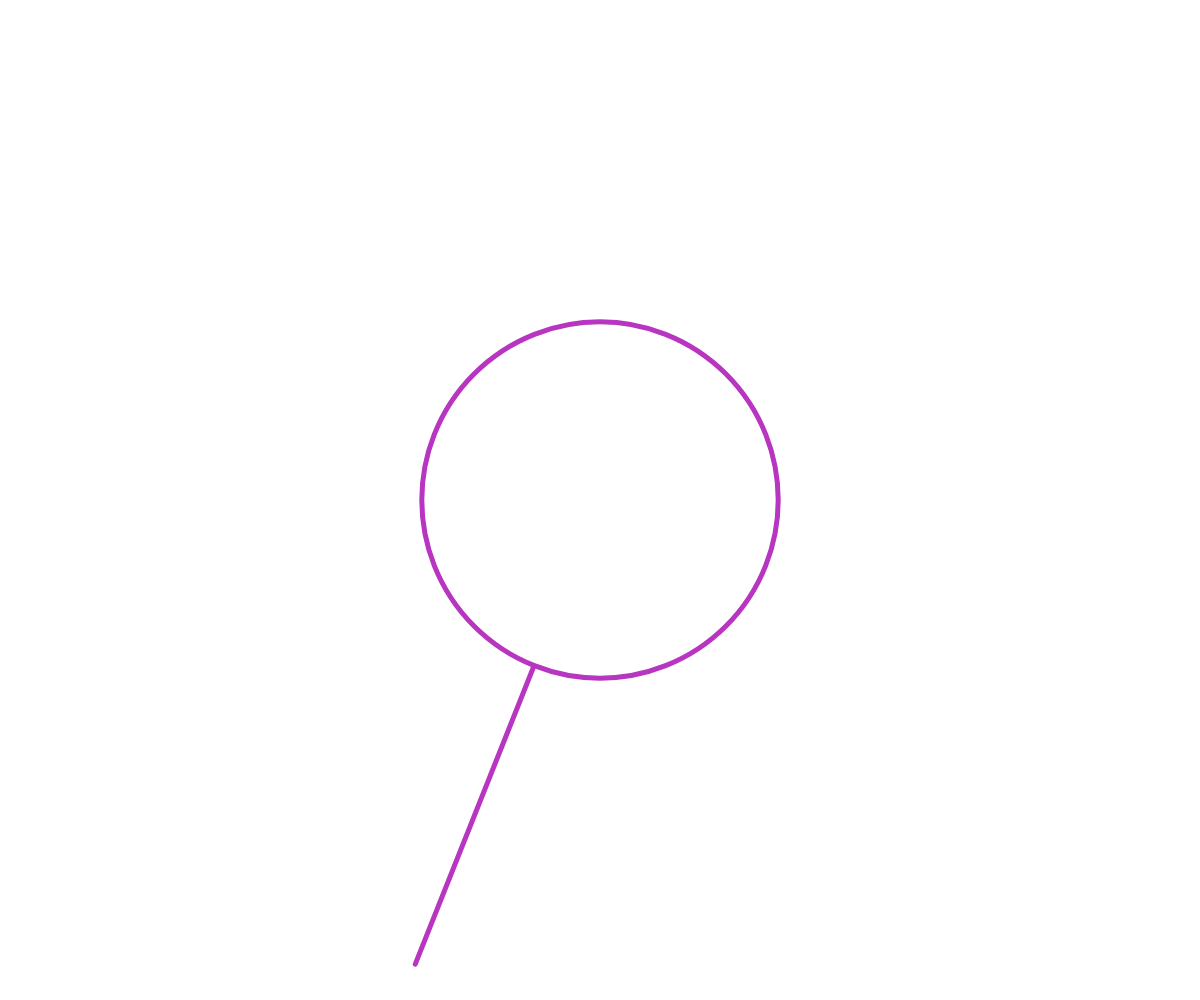
Frame 1 (no input)
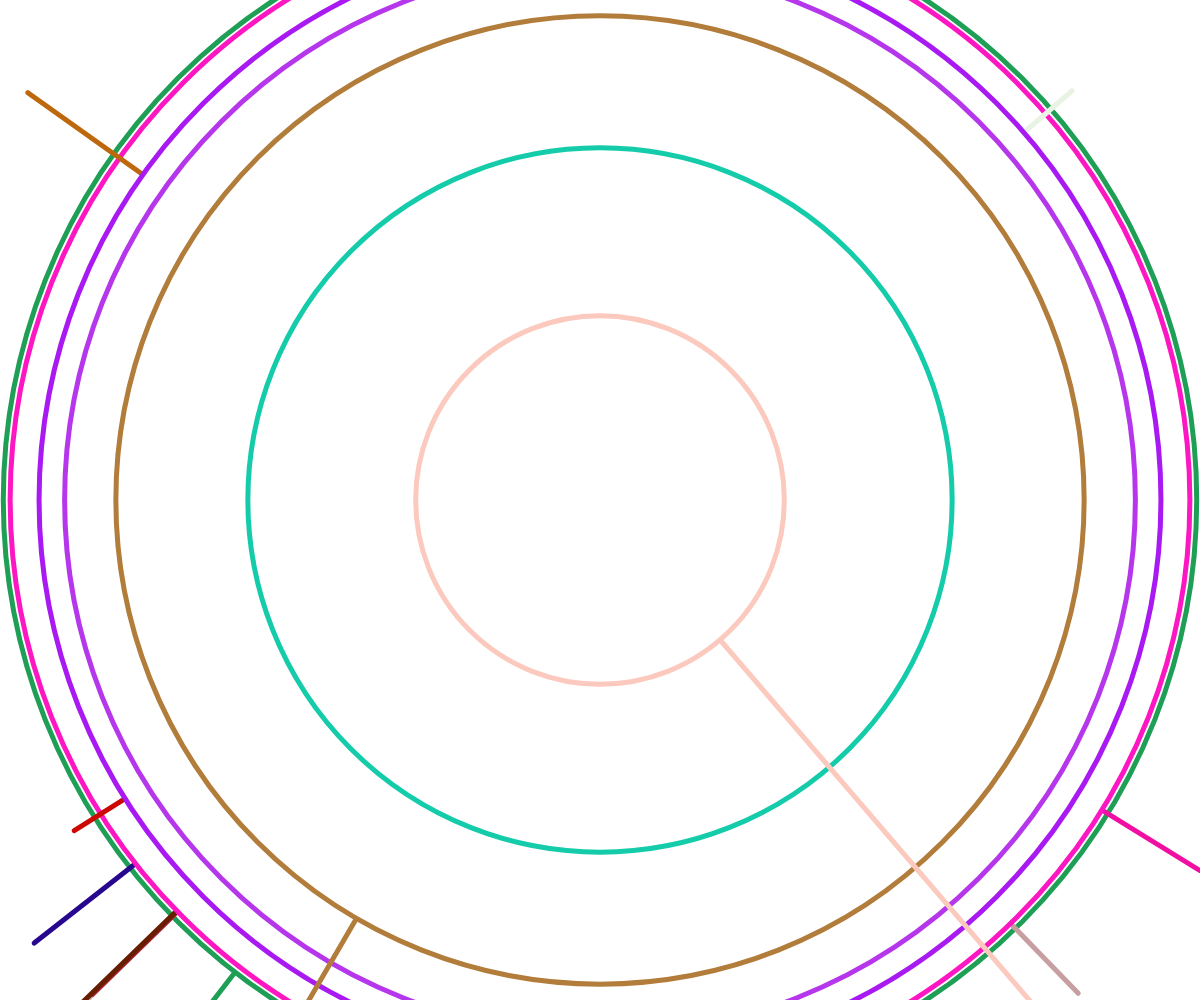
Frame 60 (no input)
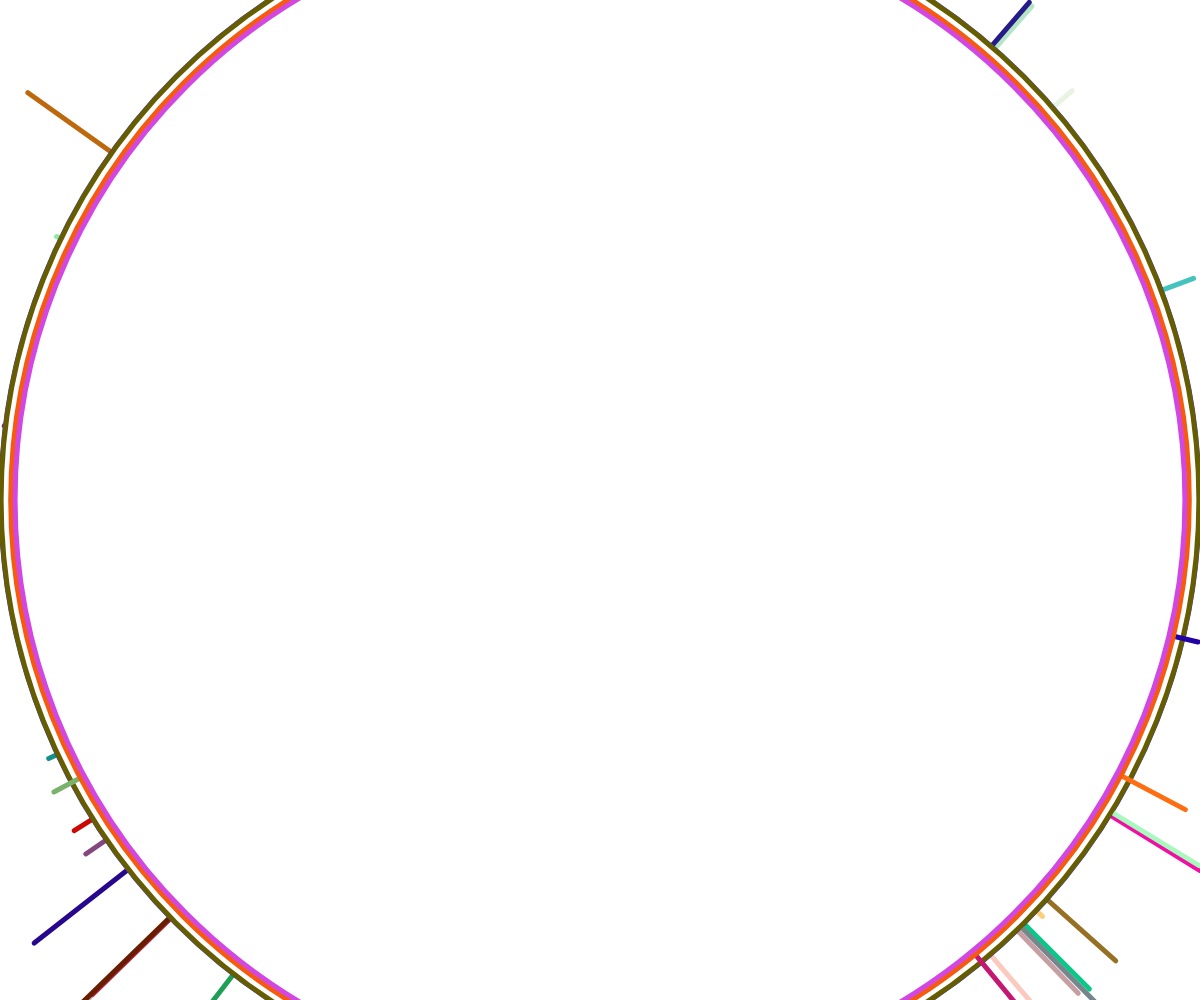
Frame 120 (the mouse pressed at the canvas centre since frame 60)

The p5.js sketch that drew these frames (run headless with seeded random() and noise() and a simulated clock; from frame 60 on, the mouse is pressed at the canvas centre):

// p5.js sketch
// ── sketch.js
function setup() {
  createCanvas(windowWidth, windowHeight);
}

function draw() {
  // background(0);
  strokeWeight(5);
  stroke(random(256) , random(256) , random(256));
  line(width/2,height/2,random(width),random(width));
  circle(width/2,height/2,random(width),random(width));
  
}
